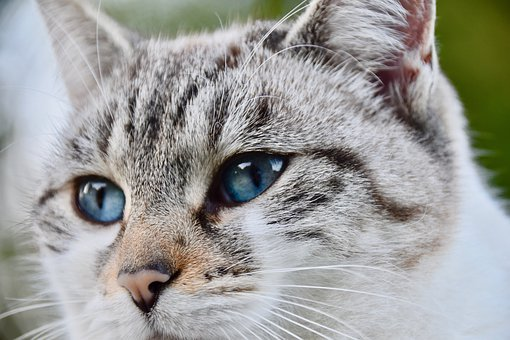
#> input picture sample_images/cat_1.jpg, 510 x 340 px, found by its file name; its folder holds only this picture in this run
$ python preprocessing_image.py
#> lines starting #> are read from the running program, lines starting #| are printed output that depends on the picture
import numpy as np
import scipy
from PIL import Image
from scipy import ndimage
import os

file_list = os.listdir("sample_images")
file_list_jpg = [file for file in file_list if file.endswith(".jpg")]
# print(file_list_jpg)

num_pxs = (128, 256, 512)

for image_name in file_list_jpg:
    for num_px in num_pxs:
        fname = "sample_images/" + image_name

        # pip install scipy==1.1.0 (need)
        image = Image.open(fname)
#> image is the input picture: PIL image 510x340 RGB; mean R, G, B 157, 157.2, 154.2
        image = image.convert("RGB")  # OSError: cannot write mode LA as JPEG

        margin = int(abs(image.size[0] - image.size[1]) / 2)
#> margin = 85
        crop_image = (
            image.crop((margin, 0, image.size[0] - margin, image.size[1]))
            if image.size[0] > image.size[1]
            else image.crop((0, margin, image.size[0], image.size[1] - margin))
        )
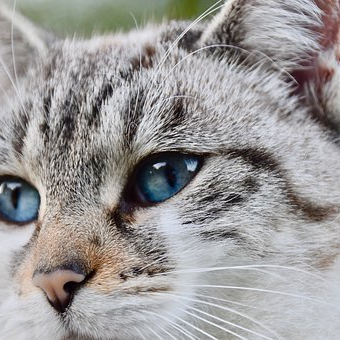
#> crop_image: PIL image 340x340 RGB; mean R, G, B 154.9, 152.3, 151.7

        reshaped_image = crop_image.resize((num_px, num_px))
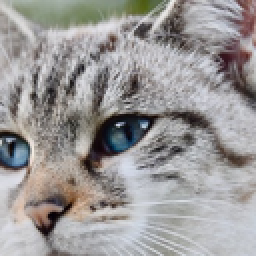
#> reshaped_image: PIL image 128x128 RGB (shown 2 times larger); mean R, G, B 154.9, 152.3, 151.7

        sliced_name = image_name[:-4]
        save_path = "preprocessed_images/" + sliced_name + "_" + str(num_px) + ".jpg"
        reshaped_image.save(save_path)

$ run again, on sample_images/cat_2.jpg
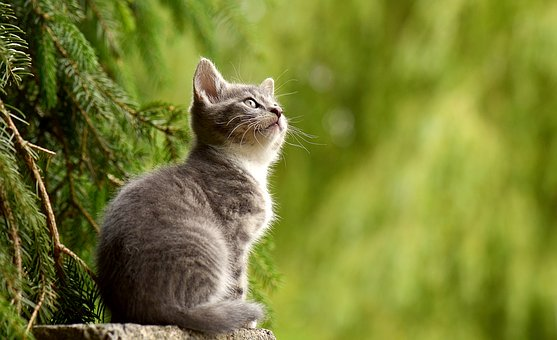
#> input picture sample_images/cat_2.jpg, 557 x 340 px, found by its file name
#> image is the input picture: PIL image 557x340 RGB; mean R, G, B 119.4, 126.1, 50.2
#> `crop_image = ( image.crop((margin, 0, image.size[0] - margin, image.si..`:
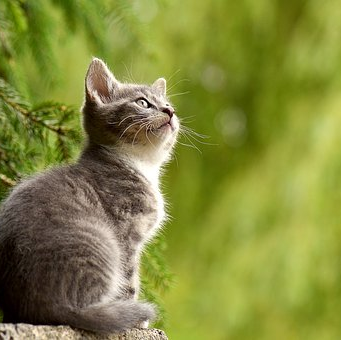
#> crop_image: PIL image 341x340 RGB; mean R, G, B 130.8, 136.4, 61
#> `reshaped_image = crop_image.resize((num_px, num_px))`:
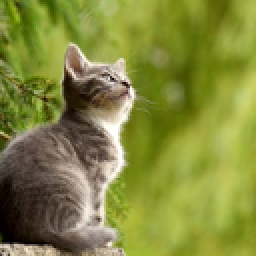
#> reshaped_image: PIL image 128x128 RGB (shown 2 times larger); mean R, G, B 130.8, 136.4, 61
